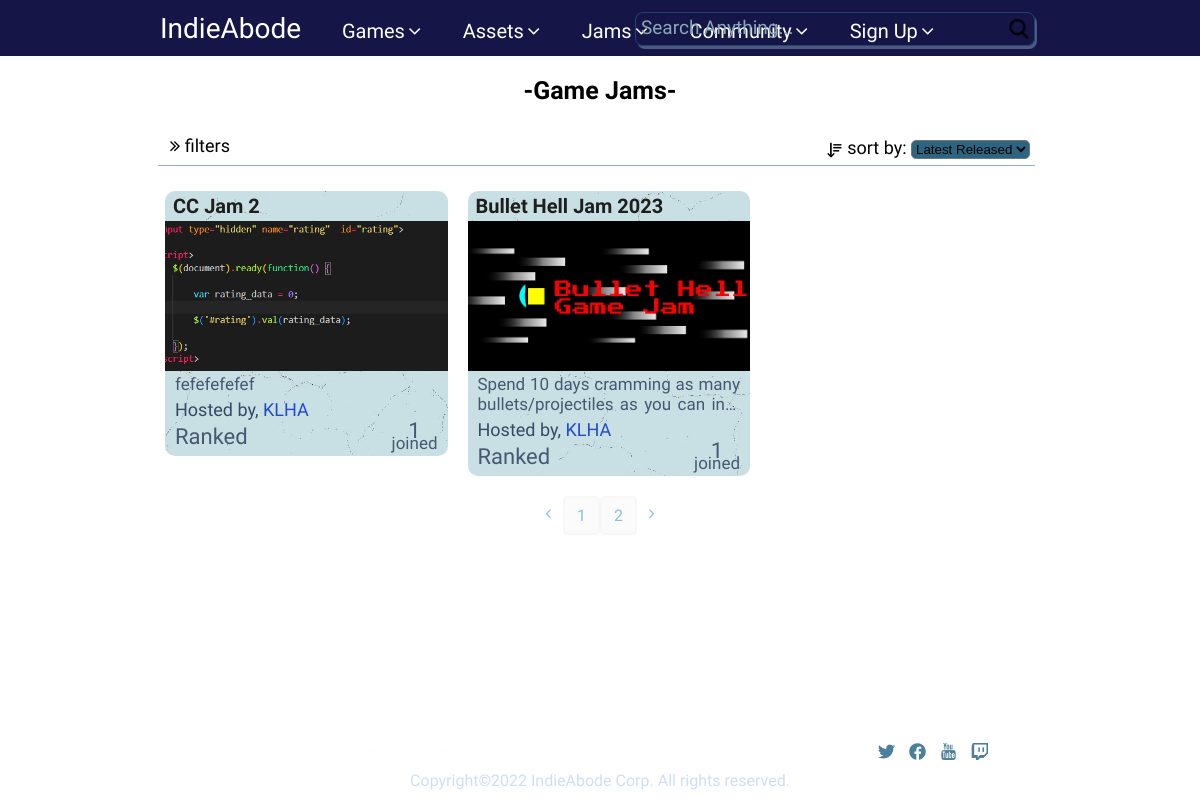
Before: /jams?page=2 with the older database file.
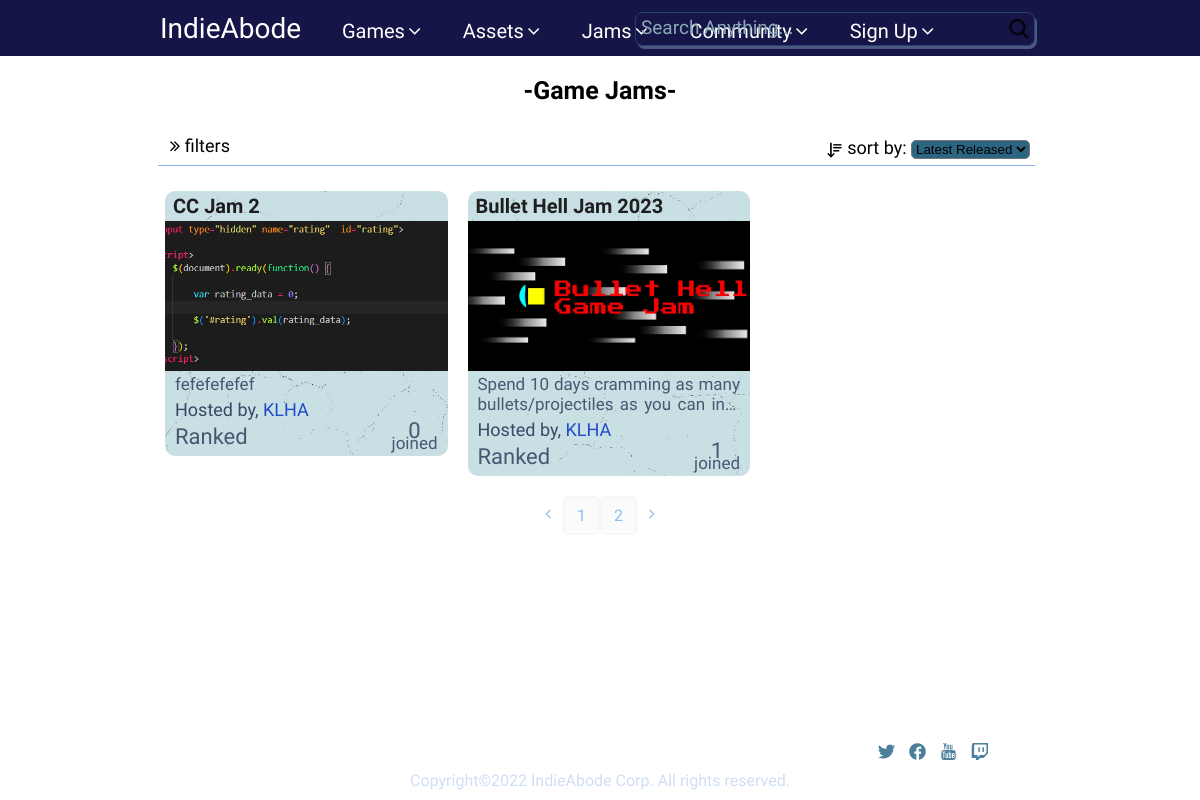
After: the same page with the newer database file.
### tables this page shows
CREATE TABLE `gamejam` (
  `gameJamID` int(11) NOT NULL,
  `submissionStartDate` datetime NOT NULL,
  `submissionEndDate` datetime NOT NULL,
  `jamContent` text NOT NULL,
  `votingEndDate` datetime NOT NULL,
  `jamTitle` varchar(255) NOT NULL,
  `jamTagline` varchar(255) NOT NULL,
  `jamType` varchar(20) NOT NULL,
  `jamCriteria` varchar(255) NOT NULL,
  `jamVisibility` varchar(20) NOT NULL,
  `maxParticipants` int(11) NOT NULL,
  `canJoinAfterStarted` int(11) NOT NULL,
  `jamHostID` int(11) NOT NULL,
  `jamVoters` varchar(30) NOT NULL,
  `jamTwitter` varchar(255) NOT NULL,
  `jamCoverImg` varchar(255) NOT NULL,
  `joinedCount` int(11) NOT NULL DEFAULT 0,
  `submissionsCount` int(11) NOT NULL DEFAULT 0,
  `jamTheme` varchar(250) NOT NULL,
  `ratings` int(11) NOT NULL DEFAULT 0
);

CREATE TABLE `gamer` (
  `gamerID` int(11) NOT NULL,
  `email` varchar(50) NOT NULL,
  `password` varchar(255) NOT NULL,
  `accountStatus` int(11) NOT NULL DEFAULT 1,
  `avatar` varchar(255) NOT NULL,
  `userRole` varchar(50) NOT NULL,
  `username` varchar(50) NOT NULL,
  `firstName` varchar(50) NOT NULL,
  `lastName` varchar(50) NOT NULL,
  `loginDate` timestamp NOT NULL DEFAULT current_timestamp(),
  `logoutTime` timestamp NOT NULL DEFAULT current_timestamp(),
  `verified` int(1) NOT NULL DEFAULT 0,
  `token` varchar(255) NOT NULL,
  `trustrank` int(11) NOT NULL DEFAULT 2
);

### libs/View.php (called while the page is built, shortened)
<?php
class View
{
    public function render($viewName)
    {
        require 'views/' . $viewName . '.php';
    }
}

### controllers/Jams.php (called while the page is built, shortened)
<?php
class Jams extends Controller
{
    function index()
    {
        if (isset($_GET['sortWhat'])) {
            $sort = $_GET['sortWhat'];
            if ($sort == "latest") {
                $Sorder = "ASC";
                $sort = "submissionStartDate";
            } else if ($sort == "nameA-Z") {
                $Sorder = "ASC";
                $sort = "jamTitle";
            } else if ($sort == "nameZ-A") {
                $Sorder = "DESC";
                $sort = "jamTitle";
            }
        } else {
            $sort = "submissionStartDate";
            $Sorder = "ASC";
        }
        $maxLimit = 12;
        $page = isset($_GET['page']) ? $_GET['page'] : 1;
        $start = ($page - 1) * $maxLimit;
        $this->view->prevPage = $page - 1;
        $this->view->nextPage = $page + 1;
        if (isset($_GET['preference']) || isset($_GET['status']) || isset($_GET['type']) || isset($_GET['genre'])) {
            $checkedPreference = [];
            $checkedStatus = [];
            $checkedGenre = null;
            $checkedType = null;
            if (isset($_GET['preference'])) {
                $checkedPreference = $_GET['preference'];
            }
            if (isset($_GET['status'])) {
                $checkedStatus = $_GET['status'];
            }
            if (isset($_GET['type'])) {
                $checkedType = $_GET['type'];
            }
            if (isset($_GET['genre'])) {
                $checkedGenre = $_GET['genre'];
            }
            $this->view->gamejams = $this->model->showFilteredJams($checkedPreference, $checkedStatus, $checkedType, $checkedGenre);
        } else if (isset($_GET['sortWhat'])) {
            $this->view->gamejams = $this->model->showAllSortedGameJams($sort, $Sorder);
        } else {
            $this->view->gamejams = $this->model->showAllGameJams($start, $maxLimit);
            $this->view->jamsPagesCount = $this->model->totalJamsPageCount($maxLimit);
        }
        $this->view->render('Main/Jams');
    }
}

### index.php (called while the page is built, shortened)
<?php
require 'libs/Controller.php';
require 'libs/Model.php';
require 'libs/View.php';
$app = new App();

### libs/Model.php (called while the page is built)
<?php
class Model
{
    function __construct()
    {
        $this->db = new Database(DB_TYPE, DB_HOST, DB_NAME, DB_USER, DB_PASSWORD);
    }
}

### models/Jams_Model.php (called while the page is built, shortened)
<?php
class Jams_Model extends Model
{
    function showAllGameJams($min, $max)
    {
        $sql = "SELECT gamejam.gameJamID, gamejam.jamTitle, gamejam.jamType, gamejam.jamTagline,gamejam.jamCoverImg,
                gamejam.joinedCount, gamer.username FROM gamejam INNER JOIN gamer ON
                gamejam.jamHostID=gamer.gamerID LIMIT $min, $max";
        $stmt = $this->db->prepare($sql);
        $stmt->execute();
        return $stmt->fetchAll();
    }
}

### libs/Controller.php (called while the page is built, shortened)
<?php
class Controller
{
    public function loadModel($modelName)
    {
        $path = 'models/' . $modelName . '_Model.php';
        if (file_exists($path)) {
            $this->model = new $className();
        }
    }
}

### views/Main/Jams.php (the view, shortened to what the rows shown need)
<!DOCTYPE html>
<html lang="en">
<head>
</head>
<body>
    <?php
    include 'includes/navbar.php';
    ?>
    <div class="page-topic">
        <h1>-Game Jams-</h1>
    </div>
    <div class="container" id="card-container">
        <?php foreach ($this->gamejams as $jam) { ?>
            <a href="/indieabode/jam?id=<?= $jam['gameJamID'] ?>">
                <div class="card">
                    <div class="jam-name">
                        <p><?= $jam['jamTitle'] ?></p>
                    </div>
                    <div class="card-image">
                        <img src="/indieabode/public/uploads/gamejams/covers/<?= $jam['jamCoverImg'] ?>" alt="" />
                    </div>
                    <div class="tagline modernWay">
                        <p><?= $jam['jamTagline'] ?></p>
                    </div>
                    <div class="host">Hosted by,
                        <span class="host-name"><?= $jam['username'] ?></span>
                    </div>
                    <div class="details">
                        <div class="jam-type"><?= $jam['jamType'] ?></div>
                        <div class="count">
                            <div class="countNo"><?= $jam['joinedCount'] ?></div>
                            <div class="countname">joined</div>
                        </div>
                    </div>
                </div>
            </a>
        <?php } ?>
    </div>
    <?php
    include 'includes/footer.php';
    ?>
</body>
</html>

Changed rows visible on the page:
changed gamejam "CC Jam 2": joinedCount "1" → "0"
